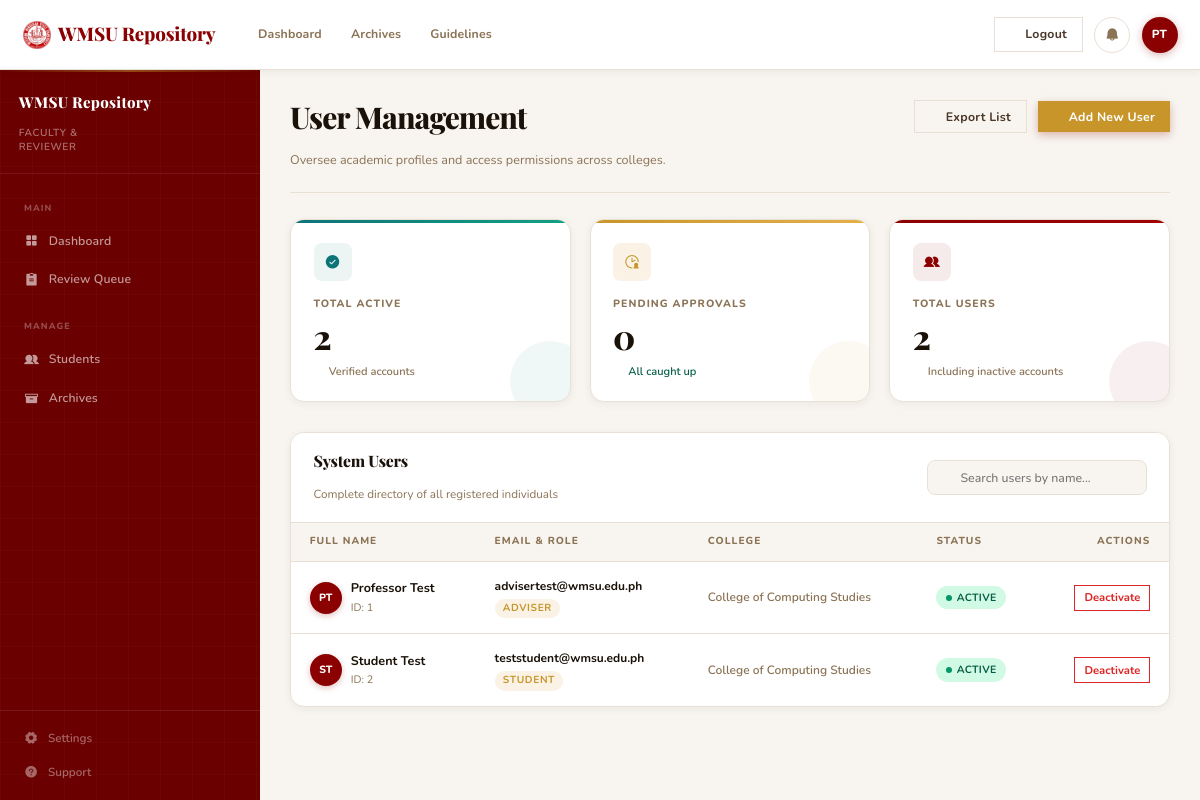
The page /admin/users.php (signed in) on the database its author committed.
### tables this page shows
CREATE TABLE `users` (
  `id` int(11) NOT NULL AUTO_INCREMENT,
  `first_name` varchar(100) NOT NULL,
  `last_name` varchar(100) NOT NULL,
  `email` varchar(150) NOT NULL,
  `password` varchar(255) NOT NULL,
  `role` enum('student','adviser') NOT NULL DEFAULT 'student',
  `student_id` varchar(50) DEFAULT NULL,

  `college` varchar(150) DEFAULT NULL,
  `course` varchar(150) DEFAULT NULL,
  `year_level` varchar(20) DEFAULT NULL,
  `status` enum('pending','active','inactive') NOT NULL DEFAULT 'pending',
  `created_at` timestamp NOT NULL DEFAULT CURRENT_TIMESTAMP,
  PRIMARY KEY (`id`),
  UNIQUE KEY `email` (`email`)
);

### includes/session.php (called while the page is built, shortened)
<?php
function current_user() {
    return isset($_SESSION['user']) ? $_SESSION['user'] : null;
}

### admin/users.php (the view, shortened to what this page needs)
<?php
require_once __DIR__ . '/../includes/session.php';
$user = current_user();
$statsStmt = $pdo->query("SELECT
    SUM(status = 'active') AS total_active,
    SUM(status = 'pending') AS total_pending,
    SUM(status = 'inactive') AS total_inactive,
    COUNT(*) AS total_users
FROM users");
$stats = $statsStmt->fetch();
$usersStmt = $pdo->query("SELECT id, first_name, last_name, email, role, college, status, created_at FROM users ORDER BY FIELD(status, 'pending', 'active', 'inactive'), last_name ASC");
$users = $usersStmt->fetchAll();
require_once __DIR__ . '/../includes/layout_top.php';
require_once __DIR__ . '/../includes/layout_sidebar.php';
?>
  <main class="main-content">
    <div class="page-header">
      <div class="page-title">
        <h1>User Management</h1>
        <p>Oversee academic profiles and access permissions across colleges.</p>
      </div>
      <div class="page-header-actions">
        <button class="btn btn-secondary">
          <i class="ph-bold ph-download-simple"></i> Export List
        </button>
        <button class="btn btn-primary" style="background:var(--gold); color:#fff;">
          <i class="ph-bold ph-user-plus"></i> Add New User
        </button>
      </div>
    </div>
    <div class="stat-cards">
      <div class="stat-card accent-teal">
        <div class="stat-icon"><i class="ph-fill ph-check-circle"></i></div>
        <div class="stat-title">Total Active</div>
        <div class="stat-value"><?= intval($stats['total_active']) ?></div>
        <div class="stat-meta">
          <i class="ph ph-trend-up meta-icon"></i>
          <span>Verified accounts</span>
        </div>
      </div>
      <div class="stat-card accent-gold">
        <div class="stat-icon"><i class="ph-fill ph-clock-user"></i></div>
        <div class="stat-title">Pending Approvals</div>
        <div class="stat-value"><?= intval($stats['total_pending']) ?></div>
        <?php if ($stats['total_pending'] > 0): ?>
          <div class="stat-meta">
            <i class="ph ph-warning meta-icon text-accent"></i>
            <span class="text-accent">Requires attention</span>
          </div>
        <?php else: ?>
          <div class="stat-meta">
            <i class="ph ph-check meta-icon text-success"></i>
            <span class="text-success">All caught up</span>
          </div>
        <?php endif; ?>
      </div>
      <div class="stat-card accent-red">
        <div class="stat-icon"><i class="ph-fill ph-users"></i></div>
        <div class="stat-title">Total Users</div>
        <div class="stat-value"><?= intval($stats['total_users']) ?></div>
        <div class="stat-meta">
          <i class="ph ph-info meta-icon"></i>
          <span>Including inactive accounts</span>
        </div>
      </div>
    </div>
    <div class="table-container">
      <div class="table-toolbar">
        <div>
          <h3>System Users</h3>
          <p>Complete directory of all registered individuals</p>
        </div>
        <div class="search-input-wrap">
          <input type="text" placeholder="Search users by name..." id="searchInput" oninput="filterTable()">
        </div>
      </div>
      <table id="usersTable">
        <thead>
          <tr>
            <th>Full Name</th>
            <th>Email &amp; Role</th>
            <th>College</th>
            <th>Status</th>
            <th style="text-align: right;">Actions</th>
          </tr>
        </thead>
        <tbody>
          <?php if (count($users) > 0): ?>
            <?php foreach ($users as $u): ?>
            <tr>
              <td>
                <div class="submitter-cell">
                  <div class="avatar" style="background:var(--crimson);">
                    <?= htmlspecialchars(strtoupper(substr($u['first_name'], 0, 1) . substr($u['last_name'], 0, 1))) ?>
                  </div>
                  <div>
                    <div class="submitter-name"><?= htmlspecialchars($u['first_name'] . ' ' . $u['last_name']) ?></div>
                    <div class="submitter-college">ID: <?= htmlspecialchars($u['id']) ?></div>
                  </div>
                </div>
              </td>
              <td>
                <div style="font-weight:700; font-size:0.8rem; color:var(--text-dark); margin-bottom:0.2rem;">
                  <?= htmlspecialchars($u['email']) ?>
                </div>
                <span class="tag" style="background:var(--gold-faint); color:var(--gold);">
                  <?= strtoupper(htmlspecialchars($u['role'])) ?>
                </span>
              </td>
              <td>
                <span style="font-size:0.8rem; color:var(--text-muted); font-weight:600;">
                  <?= htmlspecialchars($u['college'] ?? '—') ?>
                </span>
              </td>
              <td>
                <?php if ($u['status'] === 'active'): ?>
                  <span class="badge badge-approved"><span class="dot dot-approved"></span> Active</span>
                <?php elseif ($u['status'] === 'pending'): ?>
                  <span class="badge badge-pending"><span class="dot dot-pending"></span> Pending</span>
                <?php else: ?>
                  <span class="badge badge-revision"><span class="dot dot-revision"></span> Inactive</span>
                <?php endif; ?>
              </td>
              <td style="text-align: right;">
                <?php if ($u['status'] === 'pending'): ?>
                  <form method="post" style="display:inline-block;">
                    <input type="hidden" name="user_id" value="<?= intval($u['id']) ?>">
                    <input type="hidden" name="action" value="activate">
                    <button type="submit" class="btn btn-primary" style="padding:0.3rem 0.6rem; font-size:0.75rem;">Approve</button>
                  </form>
                  <form method="post" style="display:inline-block; margin-left:0.25rem;">
                    <input type="hidden" name="user_id" value="<?= intval($u['id']) ?>">
                    <input type="hidden" name="action" value="deactivate">
                    <button type="submit" class="btn btn-secondary" style="padding:0.3rem 0.6rem; font-size:0.75rem;">Reject</button>
                  </form>
                <?php else: ?>
                  <form method="post" style="display:inline-block;">
                    <?php if ($u['status'] === 'active'): ?>
                      <button type="submit" class="btn-action-outline" style="border-color:#DC2626; color:#DC2626; padding:0.3rem 0.6rem; font-size:0.75rem;">Deactivate</button>
                    <?php else: ?>
                      <button type="submit" class="btn-action-outline" style="border-color:#059669; color:#059669; padding:0.3rem 0.6rem; font-size:0.75rem;">Activate</button>
                    <?php endif; ?>
                  </form>
                <?php endif; ?>
              </td>
            </tr>
            <?php endforeach; ?>
          <?php endif; ?>
        </tbody>
      </table>
    </div>
  </main>
<?php
require_once __DIR__ . '/../includes/layout_bottom.php';
?>

### includes/layout_top.php (shortened to what this page needs)
<!DOCTYPE html>
<html lang="en">
<head>
  <link rel="stylesheet" href="<?= BASE_URL ?>assets/fonts/google/css/nunito.css">
  <link rel="stylesheet" href="<?= BASE_URL ?>assets/fonts/google/css/playfair-display.css">
  <link rel="stylesheet" href="<?= BASE_URL ?>assets/vendor/phosphor/css/phosphor-all.css">
  <link rel="stylesheet" href="<?= BASE_URL ?>assets/css/global.css?v=<?= filemtime(__DIR__ . '/../assets/css/global.css') ?>">
  <link rel="stylesheet" href="<?= BASE_URL ?>assets/css/dashboard.css?v=<?= filemtime(__DIR__ . '/../assets/css/dashboard.css') ?>">
</head>
<body>
<header class="topbar">
  <div class="topbar-left">
<?php
    $role = $user['role'] ?? 'student';
    $portalFolder = $role === 'adviser' ? 'faculty' : $role;
    $homePage = 'index.php';
    $portalHome = BASE_URL . $portalFolder . '/' . $homePage;
?>
    <a href="<?= $portalHome ?>" class="logo">
      <img src="<?= BASE_URL ?>assets/images/wmsu-logo.png" alt="WMSU"
        onerror="this.style.display='none'; this.nextElementSibling.style.display='inline';">
      WMSU Repository
    </a>
    <nav class="topbar-nav">
      <a href="<?= $portalHome ?>" class="<?= (isset($current_page) && $current_page == $homePage) ? 'active' : '' ?>">
        <?= ($role === 'student') ? 'Student Portal' : 'Dashboard' ?>
      </a>
      <a href="<?= BASE_URL ?>public/archive.php">Archives</a>
      <a href="<?= BASE_URL ?>public/guidelines.php">Guidelines</a>
    </nav>
  </div>
  <div class="topbar-right">
    <a href="<?= BASE_URL ?>auth/logout.php" class="btn btn-secondary" style="text-decoration:none;">
      <i class="ph ph-sign-out"></i> Logout
    </a>
    <a href="<?= BASE_URL ?>user/notifications.php" class="icon-btn" title="Notifications" style="position: relative;">
      <i class="ph-fill ph-bell"></i>
    </a>
    <a href="<?= BASE_URL ?>user/profile.php" class="user-avatar" title="My Profile Settings" style="text-decoration:none;">
      <?= htmlspecialchars(strtoupper(substr($user['first_name'] ?? 'U', 0, 1) . substr($user['last_name'] ?? 'U', 0, 1))) ?>
    </a>
  </div>
</header>

### includes/layout_sidebar.php (shortened to what this page needs)
<?php
$role = $user['role'] ?? 'student';
$current_page = basename($_SERVER['PHP_SELF']);
?>
<div class="app-body">
  <aside class="sidebar">
    <div class="sidebar-brand">
      <h3>WMSU Repository</h3>
      <p>
        <?php
        if ($role === 'student') echo 'Student <br>Scholar';
        elseif ($role === 'adviser') echo 'Faculty &amp; <br>Reviewer';
        ?>
      </p>
    </div>
    <nav class="sidebar-menu">
      <?php if ($role === 'student'): ?>
        <span class="menu-section-label">Main</span>
        <a href="<?= BASE_URL ?>student/index.php" class="menu-item <?= ($current_page == 'index.php') ? 'active' : '' ?>">
          <i class="ph-fill ph-squares-four"></i> Dashboard
        </a>
        <a href="<?= BASE_URL ?>student/index.php?view=submissions" class="menu-item <?= (($view ?? '') == 'submissions') ? 'active' : '' ?>">
          <i class="ph-fill ph-file-text"></i> My Submissions
        </a>
        <a href="<?= BASE_URL ?>student/tracker.php" class="menu-item <?= ($current_page == 'tracker.php') ? 'active' : '' ?>">
          <i class="ph-fill ph-map-pin-line"></i> Tracker
        </a>
      <?php elseif ($role === 'adviser'): ?>
        <span class="menu-section-label">Main</span>
        <a href="<?= BASE_URL ?>faculty/index.php" class="menu-item <?= ($current_page == 'index.php') ? 'active' : '' ?>">
          <i class="ph-fill ph-squares-four"></i> Dashboard
        </a>
        <a href="<?= BASE_URL ?>faculty/review.php" class="menu-item <?= ($current_page == 'review.php') ? 'active' : '' ?>">
          <i class="ph-fill ph-clipboard-text"></i> Review Queue
        </a>
        <span class="menu-section-label" style="margin-top:0.5rem;">Manage</span>
        <a href="<?= BASE_URL ?>faculty/students.php" class="menu-item <?= ($current_page == 'students.php') ? 'active' : '' ?>">
          <i class="ph-fill ph-users"></i> Students
        </a>
        <a href="<?= BASE_URL ?>faculty/review.php?status=approved" class="menu-item <?= ($current_page == 'review.php' && ($_GET['status'] ?? '') == 'approved') ? 'active' : '' ?>">
          <i class="ph-fill ph-archive"></i> Archives
        </a>
      <?php endif; ?>
    </nav>
    <div class="sidebar-bottom">
      <div class="sidebar-bottom-links">
        <a href="<?= BASE_URL ?>user/profile.php" class="<?= ($current_page == 'profile.php') ? 'active' : '' ?>">
          <i class="ph-fill ph-gear"></i> Settings
        </a>
        <?php if ($role === 'adviser'): ?>
        <a href="<?= BASE_URL ?>public/about.php"><i class="ph-fill ph-question"></i> Support</a>
        <?php endif; ?>
      </div>
    </div>
  </aside>

### includes/layout_bottom.php (shortened to what this page needs)
</div>
</body>
</html>

### assets/css/global.css (style rules this page uses)
*, *::before, *::after { box-sizing: border-box; margin: 0; padding: 0; }
html { font-size: 16px; scroll-behavior: smooth; -webkit-text-size-adjust: 100%; }
body { font-family: var(--font-base); color: var(--text-dark); background-color: var(--off-white); line-height: 1.6; -webkit-font-smoothing: antialiased; -moz-osx-font-smoothing: grayscale; }
h1, h2, h3 { font-family: var(--font-serif); color: var(--text-dark); font-weight: 800; line-height: 1.2; margin-bottom: 1rem; }
a { color: inherit; text-decoration: none; transition: all var(--transition-fast); }
.btn { display: inline-flex; align-items: center; justify-content: center; gap: 0.6rem; padding: 0.75rem 1.5rem; font-weight: 700; font-size: 0.82rem; border-radius: var(--radius-sm); transition: all var(--transition); cursor: pointer; letter-spacing: 0.02em; }
.btn-primary { background: var(--crimson); color: #FFFFFF; }
.btn-secondary { background: var(--surface); color: var(--text-dark); border: 1px solid var(--border); }
.badge { display: inline-flex; align-items: center; gap: 0.4rem; font-size: 0.68rem; font-weight: 800; text-transform: uppercase; letter-spacing: 0.08em; padding: 0.35rem 0.75rem; border-radius: 4px; }
.badge-approved { background: #ECFDF5; color: #065F46; }
.dot { width: 6px; height: 6px; border-radius: 50%; }
.dot-approved { background: #10B981; }

### assets/css/variables.css (style rules this page uses)
:root { --crimson: #8B0000; --crimson-deep: #6B0000; --crimson-mid: #A00000; --crimson-light: rgba(139, 0, 0, 0.08); --crimson-faint: rgba(139, 0, 0, 0.03); --gold: #C8952A; --gold-light: #E5B04A; --gold-faint: rgba(200, 149, 42, 0.12); --off-white: #F8F5F0; --surface: #FFFFFF; --text-dark: #1A1108; --text-mid: #4A3728; --text-muted: #8B7355; --border: #E8E0D4; --border-strong: #D4C8B8; --font-serif: 'Playfair Display', 'Cormorant Garamond', Georgia, serif; --font-base: 'Nunito', 'Inter', system-ui, sans-serif; --max-width: 1200px; --sidebar-w: 260px; --topbar-h: 70px; --radius-sm: 8px; --radius: 14px; --radius-lg: 20px; --shadow-sm: 0 2px 8px rgba(26, 17, 8, 0.06); --shadow-md: 0 8px 24px rgba(26, 17, 8, 0.08); --shadow-lg: 0 20px 48px rgba(26, 17, 8, 0.12); --transition: 0.3s cubic-bezier(0.4, 0, 0, 1); --transition-fast: 0.15s ease; --color-primary: var(--crimson); --color-primary-dark: var(--crimson-deep); --color-accent: var(--gold); --color-surface: var(--surface); --color-border: var(--border); --color-text: var(--text-dark); }

### rows shown on the page
users: first_name+last_name "PT", first_name+last_name "Professor Test", id "1", email "advisertest@wmsu.edu.ph", role "ADVISER", college "College of Computing Studies", status "active" (drawn)
users: first_name+last_name "ST", first_name+last_name "Student Test", id "2", email "teststudent@wmsu.edu.ph", role "STUDENT", college "College of Computing Studies", status "active" (drawn)

### other values the page prints
$stats['total_active'] "2"
$stats['total_pending'] "0"
$stats['total_users'] "2"
